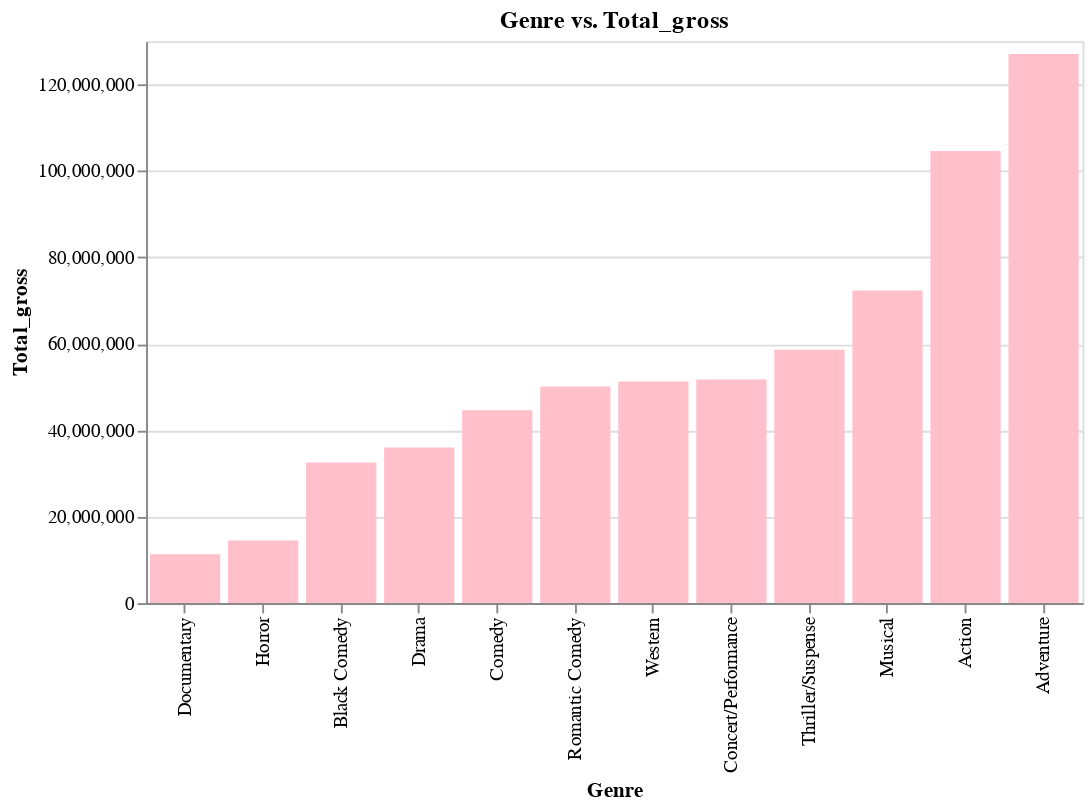

This figure's notebook cell:
### Markdown cell above
For the first visulasiation, I want to know the most poular genra based on the average of total gross.

### Code cell
popular_genre = average_revenue(movies_total_gross, "genre", "total_gross", "show")

### Figure 1 — Vega-Lite specification as saved in the notebook (floating-point values rounded to 4 significant figures)
{"config": {"view": {"continuousWidth": 400, "continuousHeight": 300}}, "data": {"name": "data-6d96d1aca8a40627505fd2daaec5b242"}, "mark": {"type": "bar", "color": "pink"}, "encoding": {"x": {"field": "genre", "sort": "y", "title": "Genre", "type": "nominal"}, "y": {"field": "total_gross", "title": "Total_gross", "type": "quantitative"}}, "height": 300, "title": "Genre vs. Total_gross", "width": 500, "$schema": "https://vega.github.io/schema/vega-lite/v4.17.0.json", "datasets": {"data-6d96d1aca8a40627505fd2daaec5b242": [{"genre": "Adventure", "total_gross": 127000000.0}, {"genre": "Action", "total_gross": 104600000.0}, {"genre": "Musical", "total_gross": 72330000.0}, {"genre": "Thriller/Suspense", "total_gross": 58620000.0}, {"genre": "Concert/Performance", "total_gross": 51730000.0}, {"genre": "Western", "total_gross": 51290000.0}, {"genre": "Romantic Comedy", "total_gross": 50100000.0}, {"genre": "Comedy", "total_gross": 44610000.0}, {"genre": "Drama", "total_gross": 36030000.0}, {"genre": "Black Comedy", "total_gross": 32510000.0}, {"genre": "Horror", "total_gross": 14510000.0}, {"genre": "Documentary", "total_gross": 11290000.0}]}}
